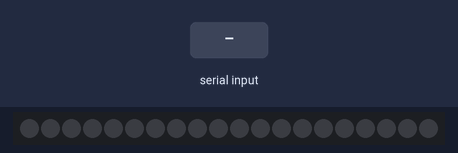
Bench run of a sketch on a simulated Arduino Uno, built with avr-gcc and run on an emulated ATmega328P. Parts: 20 RGB LEDs in strip order, left to right. The test bench sets the inputs (shaded band).

Above: at 1.2 s.
1.3 s: byte 1 (1) received over Serial
At 2.3 s:
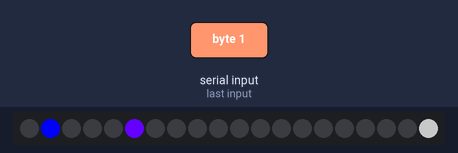
2.9 s: byte 3 (3) received over Serial
At 3.5 s:
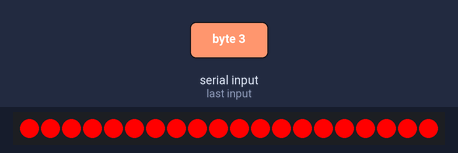
Timing chart, 0 to 5.9 s (numbered marks = the images above; inputs shaded):
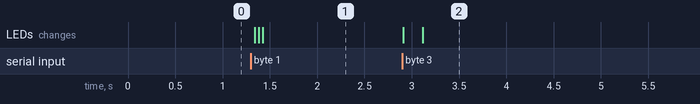

The sketch:

FAN_LED_CONTROL.ino
```cpp
#include <FastLED.h>

#define LED_PIN     2
#define NUM_LEDS    20
// FOR ARDUINO B. FAN LED CONTROL

CRGB leds[NUM_LEDS];
int delayTime = 40;
char buf[25];

void setup() {
  Serial.begin(115200);
  pinMode(LED_PIN, OUTPUT);
  FastLED.addLeds<WS2812, LED_PIN, GRB>(leds, NUM_LEDS);

}

void loop() {
  if (Serial.available() > 0) {

    int inByte = Serial.read();
    switch (inByte) {

      case 1:

        leds[1] = CRGB ( 0, 0, 255);
        delay(delayTime);
        FastLED.show();

        leds[5] = CRGB ( 100, 0, 255);
        delay(delayTime);
        FastLED.show();

        leds[19] = CRGB ( 100, 100, 100);
        delay(delayTime);
        FastLED.show();

        break;

      case 2:

        for (int i = 0; i <= 20; i++) {
          leds[i] = CRGB ( 0, 0, 255);
          delay(delayTime);
          FastLED.show();

        }
        for (int i = 0; i <= 20; i++) {
          leds[i] = CRGB ( 100, 100, 255);
          delay(delayTime);
          FastLED.show();

        }

        break;

      case 3:

        for (int i = 0; i <= 20; i++) {
          leds[i] = CRGB ( 255, 0, 0);
          delay(10);
          FastLED.show();

        }
        for (int i = 0; i <= 20; i++) {
          leds[i] = CRGB ( 0, 0, 0);
          delay(20);
          FastLED.show();

        }

        break;
    }

  }

}
```

Measured:
- after the input at 1.3 s, the LEDs: first change at once (image 1 shows a later state)
- after the input at 2.9 s, the LEDs: first change at once (image 2 shows a later state)
